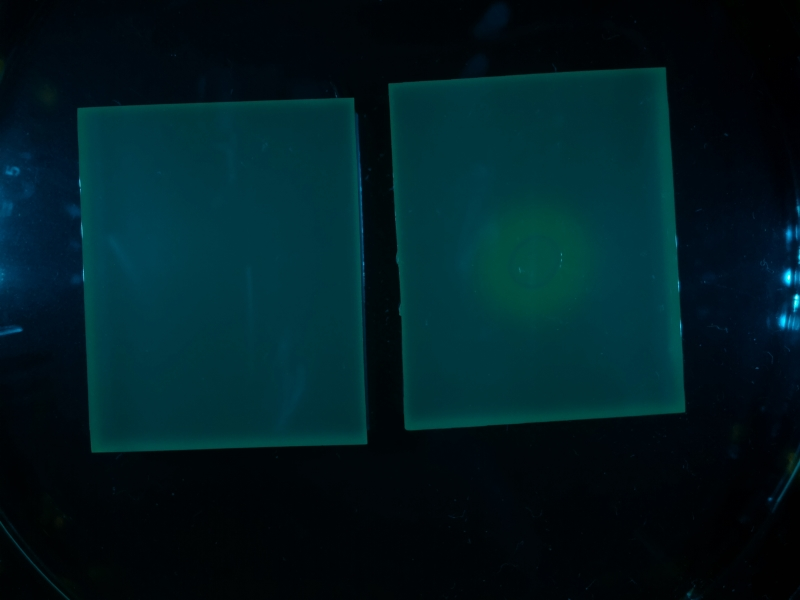
%> input picture measurarty/K131026_pseudomonas_100.jpg, 800 x 600 px
$ octave --eval "result = automaticseeds(imread('K131026_pseudomonas_100.jpg'));"   (GNU Octave 9; MATLAB toolbox functions it lacks are replaced by stand-ins)
%> lines starting %> are read from the running program, lines starting %| are printed output that depends on the picture
### measurarty/similarity.m
function [ S ] = similarity( I, k )
%% similarity calculates similarity of kxk area
%  uses jitter measure presented in
%  Joppich M, Rausch D, Kuhlen T. Adaptive human motion prediction using multiple model approaches. In: Virtuelle und Erweiterte Realität, 10. Workshop der GI-Fachgruppe VR/AR. Shaker Verlag; 2013. p. 169–80.
%  first time implemented as standalone measure here by Joppich M

    % [13 lines left out: function calcsim, not called in this run]

    S = zeros([size(I,1), size(I,2)]);

    [Iu,Iv] = gradient(I);

    for m=1:size(I,1)
        for n=1:size(I,2)
            %calculates score
            S(m,n) = calcsim(I, Iu, Iv, m, n, k);
        end
    end

    S = max(max(S)) - S;

end

### measurarty/automaticseeds.m
function [mask, seg] = automaticseeds(im)

    imc = im;
%> imc is the input picture: size 600x800x3 uint8; mean R, G, B 0.5, 28.7, 34.9

    %% to grayscale and filtering
    Z = double(rgb2gray(im));
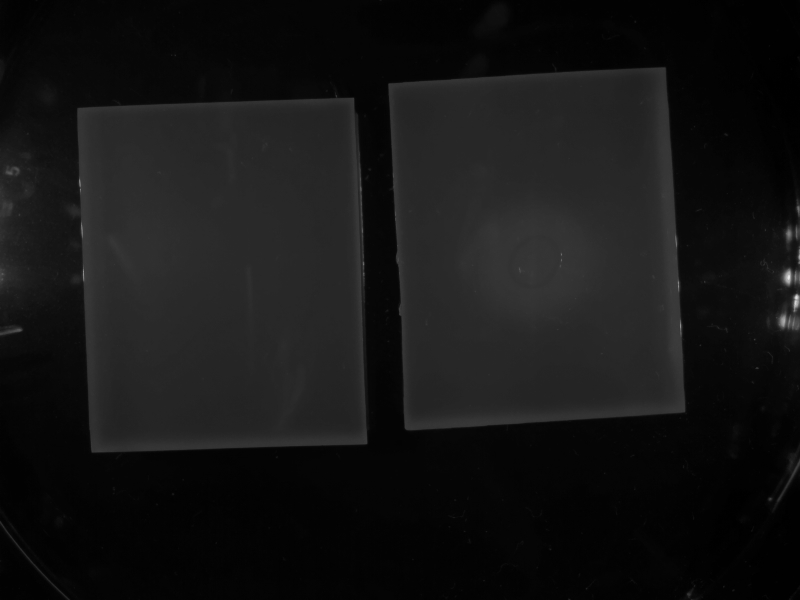
%> Z: size 600x800 double; min 0, max 230, mean 20.9
    Z = 255 * Z / max(max(Z));

    filtertype = 'disk';
    Z = filter2(fspecial(filtertype), Z);
    Z = filter2(fspecial(filtertype), filter2(fspecial(filtertype), Z));
    Z = 255 * Z / max(max(Z));
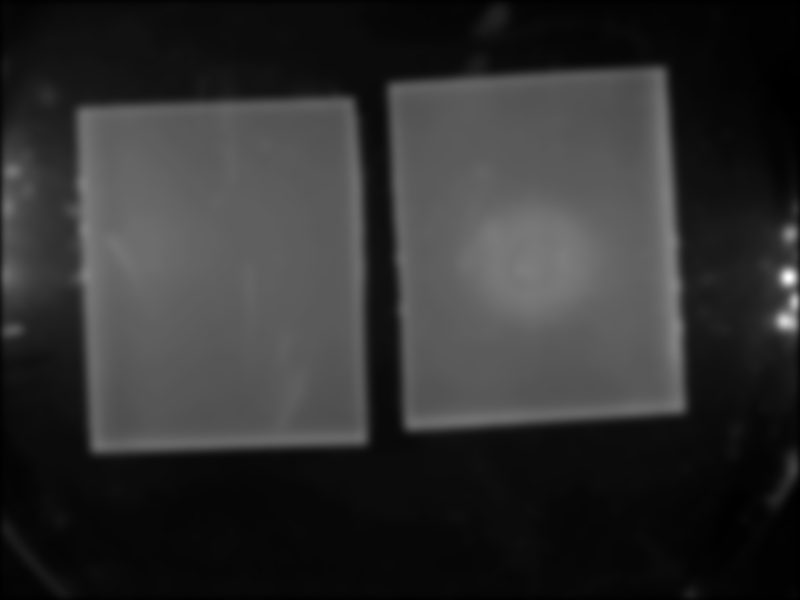
%> Z: size 600x800 double; min 0.165, max 255, mean 48.5

    %% calculating similarity score/smoothness index
    k=4;
    sSI = similarity(Z,k);
%> in similarity, `[Iu,Iv] = gradient(I);`:
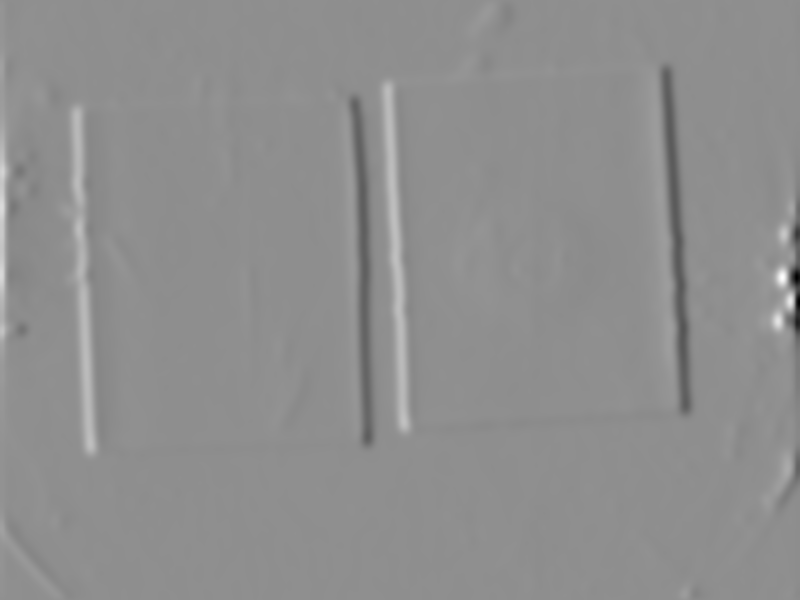
%> Iu: size 600x800 double; min -25.64, max 20.08, mean 0; drawn with min black and max white
%> in similarity, `[Iu,Iv] = gradient(I);`:
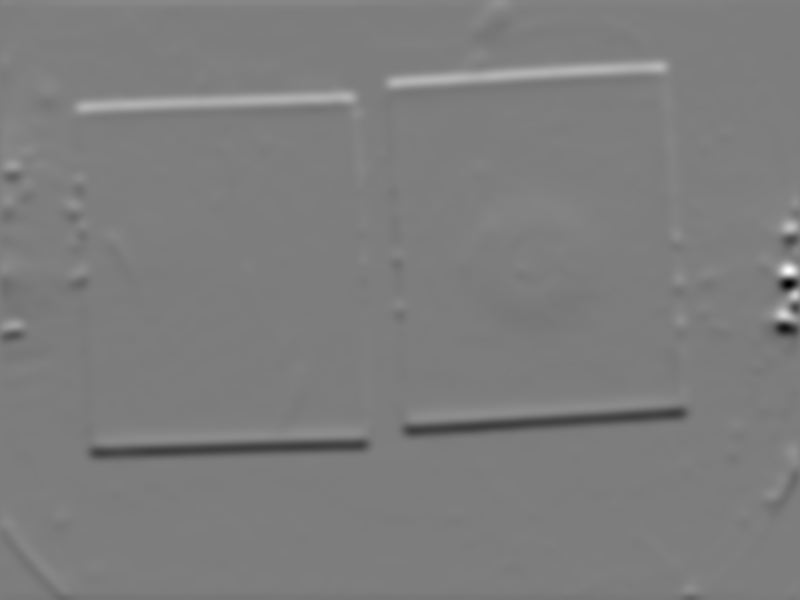
%> Iv: size 600x800 double; min -18.29, max 18.83, mean 1.37e-05; drawn with min black and max white
    sSI = sSI / max(max(sSI));

    %% classify
    pathogene = ((sSI > 0.85) == 1) & ((Z > 235) == 1);

    mask = ones( size(imc) );
    seg = zeros( size(imc) );


    %% output
    for i=1:size(im,1)
        for j=1:size(im,2)

            if (pathogene(i,j) == 1)
                seg(i,j,1:3) = [255 0 0];
                mask(i, j, 1:3) = [0 0 0];
            end
        end
    end
end
%> (the run ends here)
